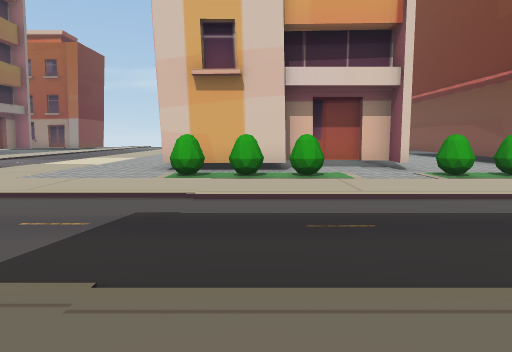
View 1 (above)

24 first-person views from a walk through a 3-D level made in the Unity game engine. The camera is 1.4 m above the floor, tilts 6° down and sees 70° across. The floor is counted in squares, 2 m on a side. Each view is taken from the middle of a square. On the plan, view 1 faces up. The plan holds only what a view shows up to about 11 squares ahead; the rest is blank. The place goes on beyond the plan. The player is left out. Some surface patterns are stand-ins.

View 2
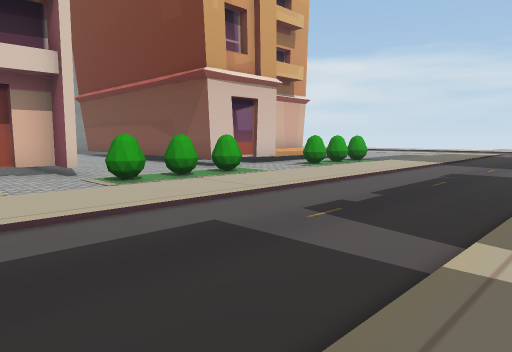

View 3
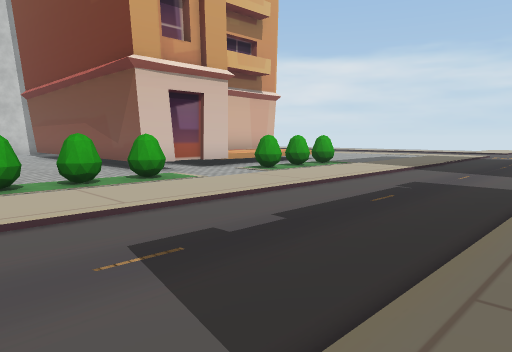

View 4
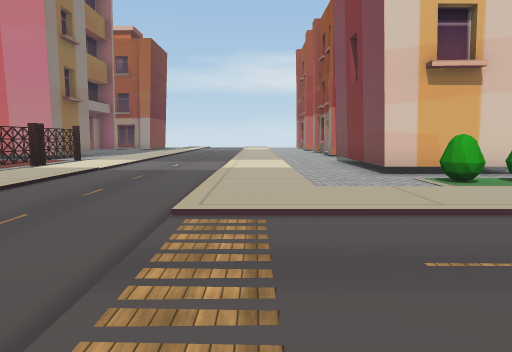

View 5
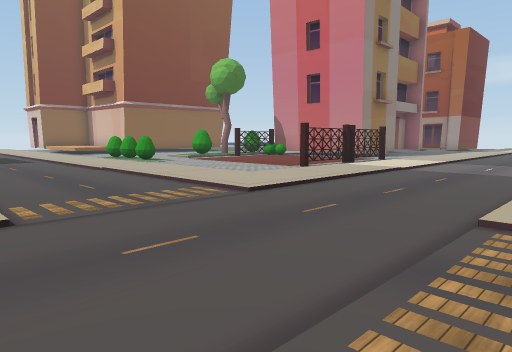

View 6
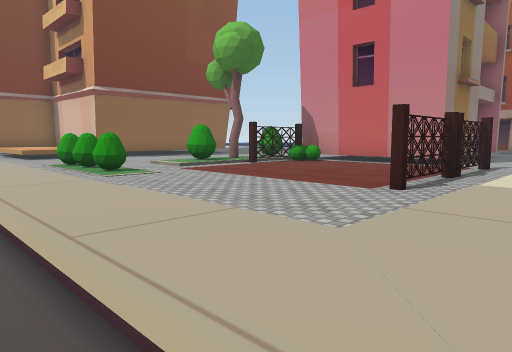

View 7
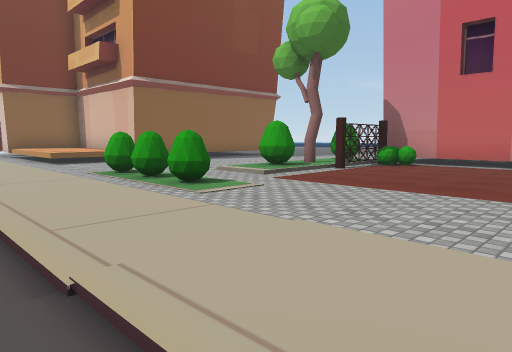

View 8
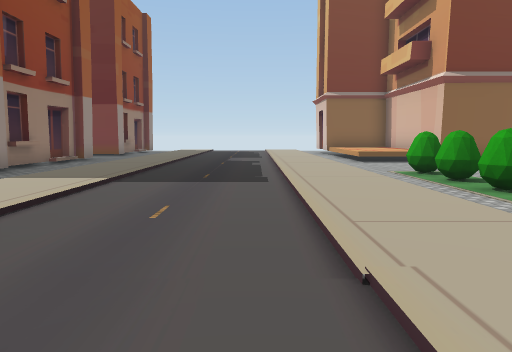

View 9
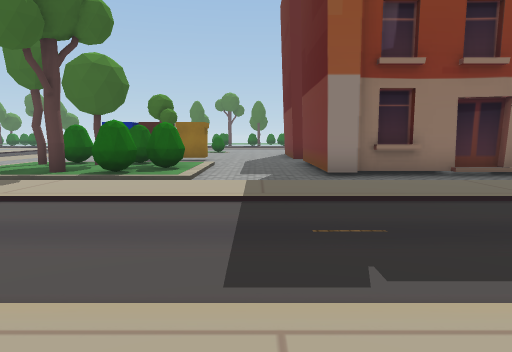

View 10
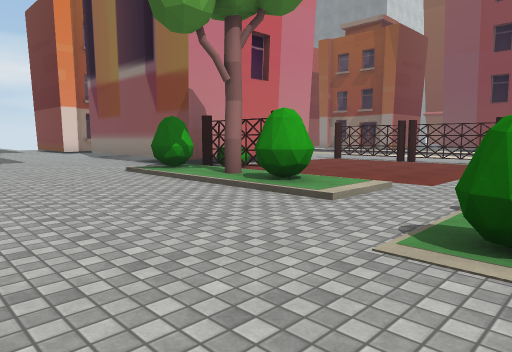

View 11
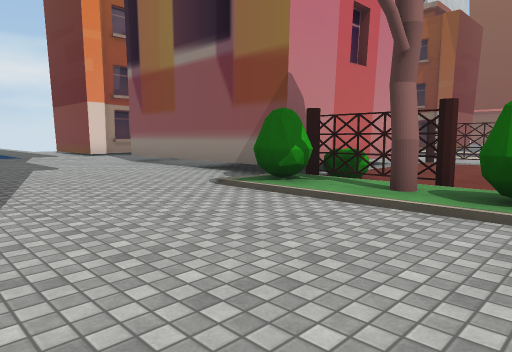

View 12
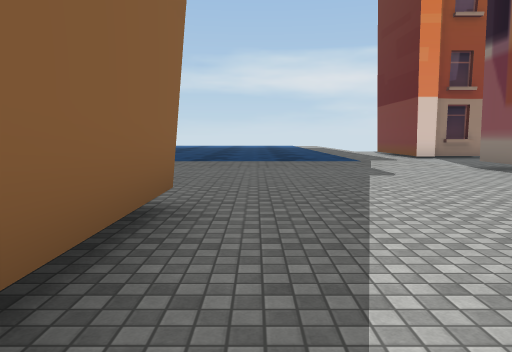

View 13
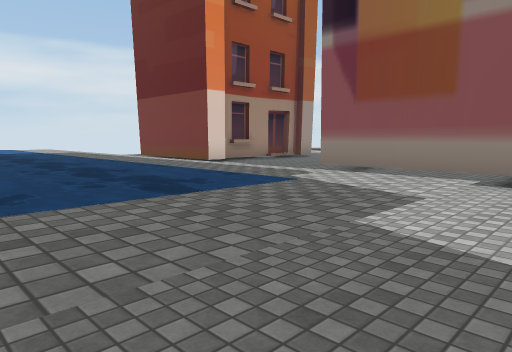

View 14
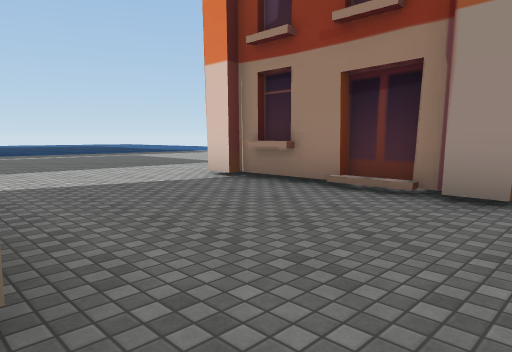

View 15
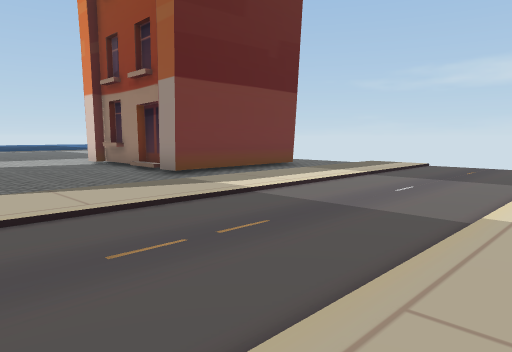

View 16
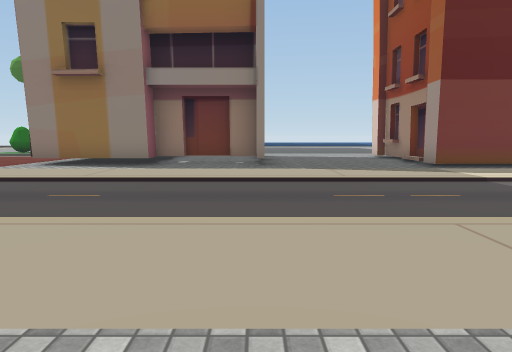

View 17
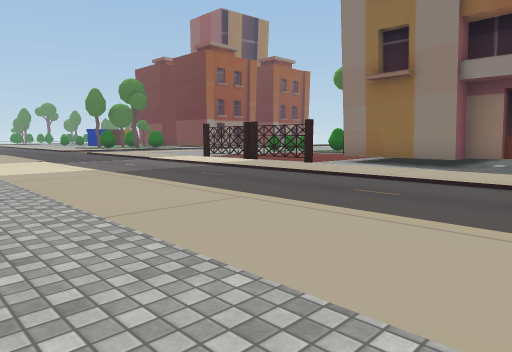

View 18
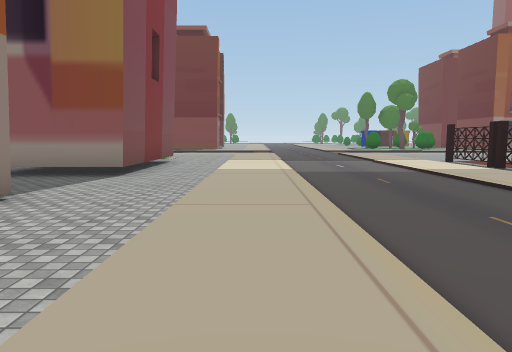

View 19
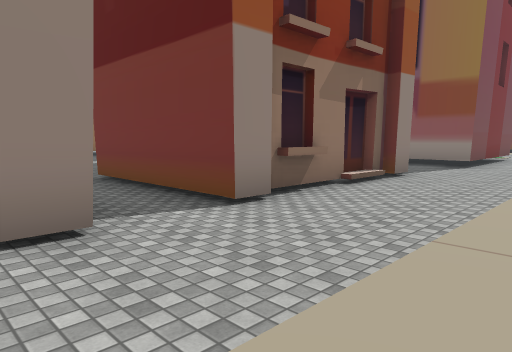

View 20
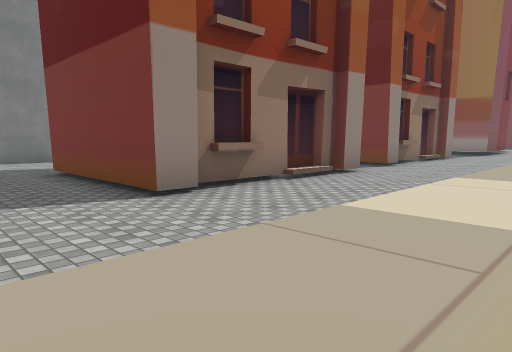

View 21
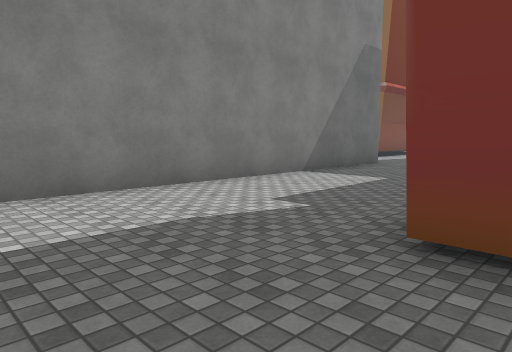

View 22
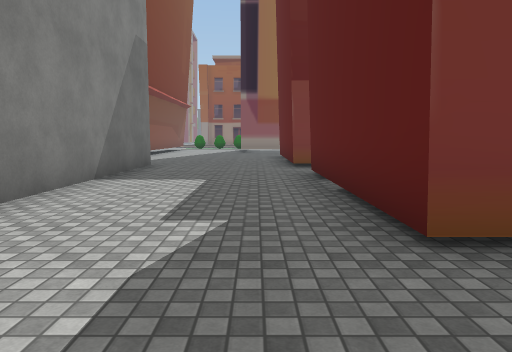

View 23
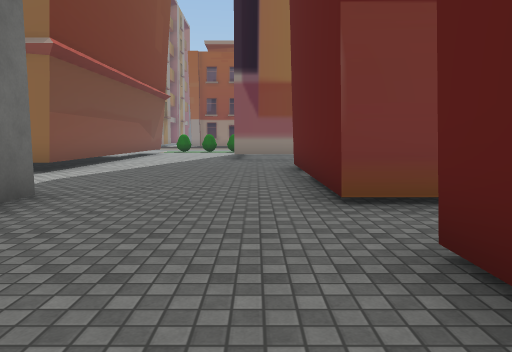

View 24
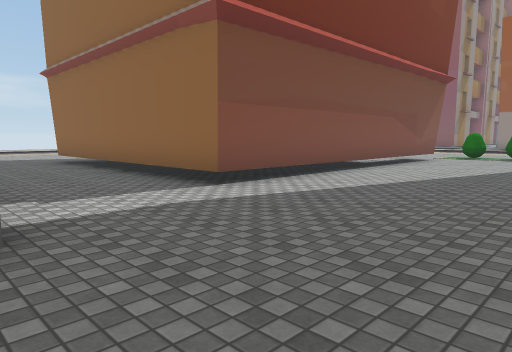

### Floor plan
Key: @ floor where view 1 was taken; # wall or solid block; . main floor; : floor 0.25 m higher than the main floor; / step, stairs or slope; ≈ water the walk keeps out of; ^ raised ledge; O other object.
Columns run from 23 left of view 1 to 13 right of it. Each row starts with its distance up from view 1.
 30              ::../:/.   ....
 29             .::../:/.........#
 28   ≈^^      #.::../:/.........#
 27   ≈^^      #.::../:/.#####...#
 26   ≈^^      #.::../:/.^#  #...#
 25  ≈≈^^..#####.::../:/./#  #...#
 24 ≈≈≈^^........::../:/./#  #...#
 23 ≈≈≈^^........::../:/.##  #...#
 22 ≈≈≈^^........::../:/.........#
 21 ≈≈≈^^........::../:/..####...#
 20 ≈≈≈^^.#  ##..::../:/..#  #.........
 19 ≈≈≈^^.#  #...::../:/..#  #...........
 18 ^^^^^.#  ##..::../:/..#  #...........
 17 ^^^^^.#   #..::../:/..#  #....#######
 16 ......#   #..::../:/...  .....#
 15 #.....#####..::../:/...  .....#
 14 #....O#O....O::../:/.... .....#
 13 #....:O.....O::../:/.###   ...#
 12 #....OO.....O::../:/.#     ...#
 11 #....O/.....O::../:/.#     ...#
 10 #....:/.....O::../:/.# ####...#
  9 ^...........O::::/:/.###..#...###^^
  8 ^............::::/:/...............O
  7 ^...OOO......::::/:/..OOO..OOO...OOO
  6 //////////:::::::/::::://////////////
  5 :::::::::::::::::/:::::::::::::::::::
  4 :::::::::::::::::::::::::::::::::::::
  3 :::::::::::::::::::::::::::::::::::::
  2 :::::::::::::::::::: ::::::::::::::
  1 ::::::::::     :://   ::::::::
  0 //////////             @
 -1 ....../OOO:
 -2 ####../O::::
 -3    #../::O::
 -4    #../OO:OO

Where each view was taken, in squares from view 1:
view 1: 0 up, 0 right, facing up
view 2: 1 up, 1 right, facing up-right
view 3: 1 up, 3 right, facing up-right
view 4: 1 up, 5 left, facing up
view 5: 1 up, 5 left, facing up-left
view 6: 4 up, 9 left, facing up-left
view 7: 4 up, 12 left, facing up-left
view 8: 4 up, 12 left, facing left
view 9: 6 up, 18 left, facing down
view 10: 7 up, 22 left, facing up-right
view 11: 10 up, 22 left, facing up-right
view 12: 12 up, 22 left, facing up
view 13: 16 up, 23 left, facing up-right
view 14: 20 up, 11 left, facing up-left
view 15: 20 up, 5 left, facing up-left
view 16: 20 up, 3 left, facing left
view 17: 20 up, 3 left, facing down-left
view 18: 21 up, 5 left, facing down
view 19: 24 up, 5 left, facing down-right
view 20: 30 up, 6 left, facing down-right
view 21: 30 up, 1 right, facing down-right
view 22: 30 up, 3 right, facing down
view 23: 25 up, 3 right, facing down
view 24: 21 up, 3 right, facing down-right
